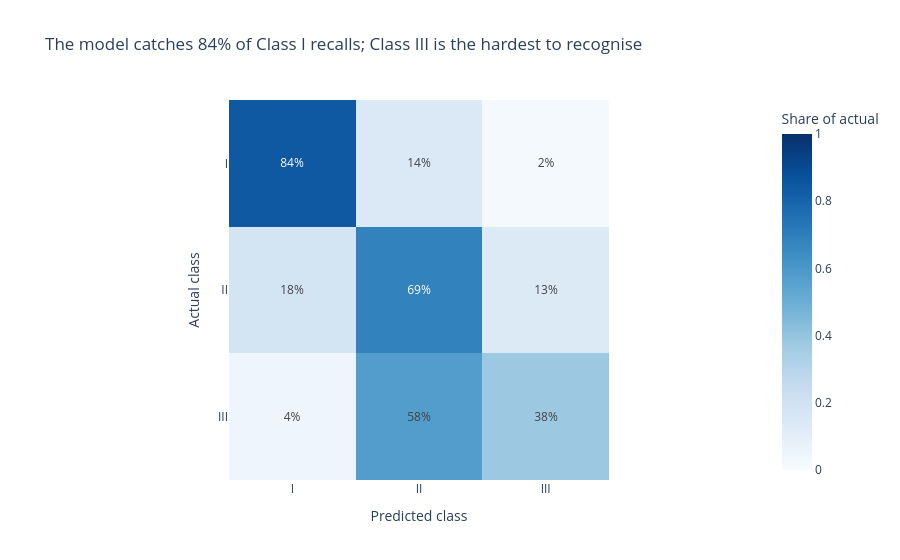

Notebook code cell kept with this figure:
### Markdown cell above
## 6. How far can the recall-class model be trusted?

### Code cell
labels = metrics["confusion_matrix"]["labels"]
matrix = pd.DataFrame(metrics["confusion_matrix"]["matrix"], index=labels, columns=labels)
share = matrix.div(matrix.sum(axis=1), axis=0)  # each row sums to 100%

fig4 = px.imshow(share, text_auto=".0%", color_continuous_scale="Blues", zmin=0, zmax=1,
                 labels={"x": "Predicted class", "y": "Actual class", "color": "Share of actual"},
                 title="The model catches 84% of Class I recalls; Class III is the hardest to recognise")
fig4.show()
fig4.write_image(FIGURES / "4_model.png", width=600, height=500, scale=2)

print(pd.DataFrame(metrics["scores"]).to_string(index=False))

### Figure 1 — Plotly figure (JSON) as saved in the notebook; plotly's stock layout.template omitted (floating-point values rounded to 4 significant figures)
{"data": [{"coloraxis": "coloraxis", "hovertemplate": "Predicted class: %{x}<br>Actual class: %{y}<br>Share of actual: %{z}<extra></extra>", "name": "0", "texttemplate": "%{z:.0%}", "type": "heatmap", "x": ["I", "II", "III"], "xaxis": "x", "y": ["I", "II", "III"], "yaxis": "y", "z": [[0.8436, 0.1407, 0.01576], [0.1814, 0.6851, 0.1334], [0.04457, 0.5766, 0.3788]]}], "layout": {"coloraxis": {"autocolorscale": false, "cmax": 1, "cmin": 0, "colorbar": {"title": {"text": "Share of actual"}}, "colorscale": [[0, "rgb(247,251,255)"], [0.125, "rgb(222,235,247)"], [0.25, "rgb(198,219,239)"], [0.375, "rgb(158,202,225)"], [0.5, "rgb(107,174,214)"], [0.625, "rgb(66,146,198)"], [0.75, "rgb(33,113,181)"], [0.875, "rgb(8,81,156)"], [1, "rgb(8,48,107)"]]}, "title": {"text": "The model catches 84% of Class I recalls; Class III is the hardest to recognise"}, "xaxis": {"anchor": "y", "constrain": "domain", "domain": [0, 1], "scaleanchor": "y", "title": {"text": "Predicted class"}}, "yaxis": {"anchor": "x", "autorange": "reversed", "constrain": "domain", "domain": [0, 1], "title": {"text": "Actual class"}}}}
